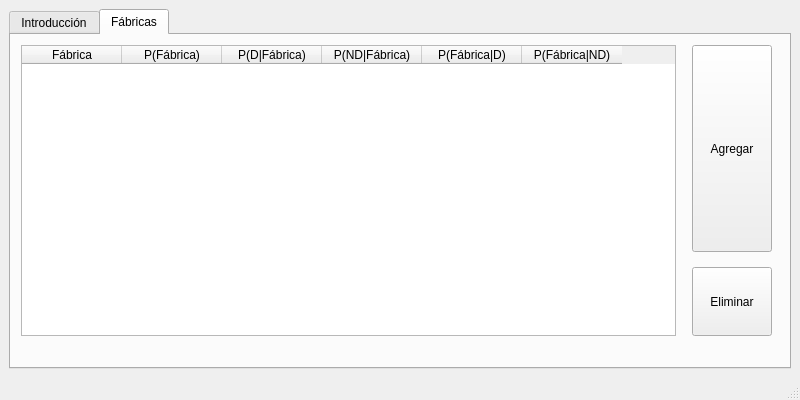
<?xml version="1.0" encoding="UTF-8"?>
<ui version="4.0">
 <class>MainWindow</class>
 <widget class="QMainWindow" name="MainWindow">
  <property name="geometry">
   <rect>
    <x>0</x>
    <y>0</y>
    <width>800</width>
    <height>400</height>
   </rect>
  </property>
  <property name="sizePolicy">
   <sizepolicy hsizetype="Fixed" vsizetype="Fixed">
    <horstretch>0</horstretch>
    <verstretch>0</verstretch>
   </sizepolicy>
  </property>
  <property name="minimumSize">
   <size>
    <width>800</width>
    <height>400</height>
   </size>
  </property>
  <property name="maximumSize">
   <size>
    <width>800</width>
    <height>400</height>
   </size>
  </property>
  <property name="windowTitle">
   <string>Teorema de Bayes</string>
  </property>
  <widget class="QWidget" name="centralwidget">
   <property name="sizePolicy">
    <sizepolicy hsizetype="Expanding" vsizetype="Expanding">
     <horstretch>0</horstretch>
     <verstretch>0</verstretch>
    </sizepolicy>
   </property>
   <layout class="QHBoxLayout" name="horizontalLayout_6">
    <item>
     <widget class="QTabWidget" name="tab_one">
      <property name="currentIndex">
       <number>1</number>
      </property>
      <widget class="QWidget" name="tab_one_2">
       <attribute name="title">
        <string>Introducción</string>
       </attribute>
       <widget class="QWidget" name="">
        <property name="geometry">
         <rect>
          <x>10</x>
          <y>20</y>
          <width>741</width>
          <height>271</height>
         </rect>
        </property>
        <layout class="QVBoxLayout" name="verticalLayout">
         <item>
          <widget class="QLabel" name="label">
           <property name="font">
            <font>
             <pointsize>25</pointsize>
             <bold>true</bold>
            </font>
           </property>
           <property name="text">
            <string>¿Qué probabilidad hay...?</string>
           </property>
           <property name="alignment">
            <set>Qt::AlignmentFlag::AlignCenter</set>
           </property>
          </widget>
         </item>
         <item>
          <widget class="QLabel" name="label_2">
           <property name="font">
            <font>
             <pointsize>15</pointsize>
            </font>
           </property>
           <property name="layoutDirection">
            <enum>Qt::LayoutDirection::LeftToRight</enum>
           </property>
           <property name="text">
            <string>Este proyecto es una aplicación de escritorio que aplica el Teorema de Bayes para calcular probabilidades en un contexto industrial. Usando PySide6, la interfaz permite al usuario gestionar registros de fábricas, introduciendo porcentajes de producción y defectos. La aplicación recalcula automáticamente probabilidades condicionadas como P(ND|F), P(F|D) y P(F|ND), asegurándose de que los datos sean consistentes. Este enfoque interactivo muestra cómo cambian las probabilidades al ajustar los parámetros.</string>
           </property>
           <property name="alignment">
            <set>Qt::AlignmentFlag::AlignCenter</set>
           </property>
           <property name="wordWrap">
            <bool>true</bool>
           </property>
          </widget>
         </item>
        </layout>
       </widget>
      </widget>
      <widget class="QWidget" name="tab_all">
       <attribute name="title">
        <string>Fábricas</string>
       </attribute>
       <widget class="QWidget" name="layoutWidget">
        <property name="geometry">
         <rect>
          <x>10</x>
          <y>10</y>
          <width>751</width>
          <height>291</height>
         </rect>
        </property>
        <layout class="QHBoxLayout" name="horizontalLayout_5" stretch="0,0">
         <item>
          <widget class="QTableWidget" name="table">
           <property name="sizePolicy">
            <sizepolicy hsizetype="Expanding" vsizetype="Expanding">
             <horstretch>0</horstretch>
             <verstretch>0</verstretch>
            </sizepolicy>
           </property>
           <property name="rowCount">
            <number>0</number>
           </property>
           <property name="columnCount">
            <number>6</number>
           </property>
           <column>
            <property name="text">
             <string>Fábrica</string>
            </property>
           </column>
           <column>
            <property name="text">
             <string>P(Fábrica)</string>
            </property>
           </column>
           <column>
            <property name="text">
             <string>P(D|Fábrica)</string>
            </property>
           </column>
           <column>
            <property name="text">
             <string>P(ND|Fábrica)</string>
            </property>
           </column>
           <column>
            <property name="text">
             <string>P(Fábrica|D)</string>
            </property>
           </column>
           <column>
            <property name="text">
             <string>P(Fábrica|ND)</string>
            </property>
           </column>
          </widget>
         </item>
         <item>
          <layout class="QVBoxLayout" name="verticalLayout_6" stretch="3,1">
           <property name="spacing">
            <number>15</number>
           </property>
           <property name="leftMargin">
            <number>10</number>
           </property>
           <property name="rightMargin">
            <number>0</number>
           </property>
           <property name="bottomMargin">
            <number>0</number>
           </property>
           <item>
            <widget class="QPushButton" name="btn_add">
             <property name="sizePolicy">
              <sizepolicy hsizetype="Fixed" vsizetype="Expanding">
               <horstretch>0</horstretch>
               <verstretch>0</verstretch>
              </sizepolicy>
             </property>
             <property name="text">
              <string>Agregar</string>
             </property>
            </widget>
           </item>
           <item>
            <widget class="QPushButton" name="btn_del">
             <property name="sizePolicy">
              <sizepolicy hsizetype="Fixed" vsizetype="Expanding">
               <horstretch>0</horstretch>
               <verstretch>0</verstretch>
              </sizepolicy>
             </property>
             <property name="text">
              <string>Eliminar</string>
             </property>
            </widget>
           </item>
          </layout>
         </item>
        </layout>
       </widget>
      </widget>
     </widget>
    </item>
   </layout>
  </widget>
  <widget class="QMenuBar" name="menubar">
   <property name="geometry">
    <rect>
     <x>0</x>
     <y>0</y>
     <width>800</width>
     <height>20</height>
    </rect>
   </property>
  </widget>
  <widget class="QStatusBar" name="statusbar">
   <property name="sizeGripEnabled">
    <bool>true</bool>
   </property>
  </widget>
 </widget>
 <resources/>
 <connections/>
</ui>
